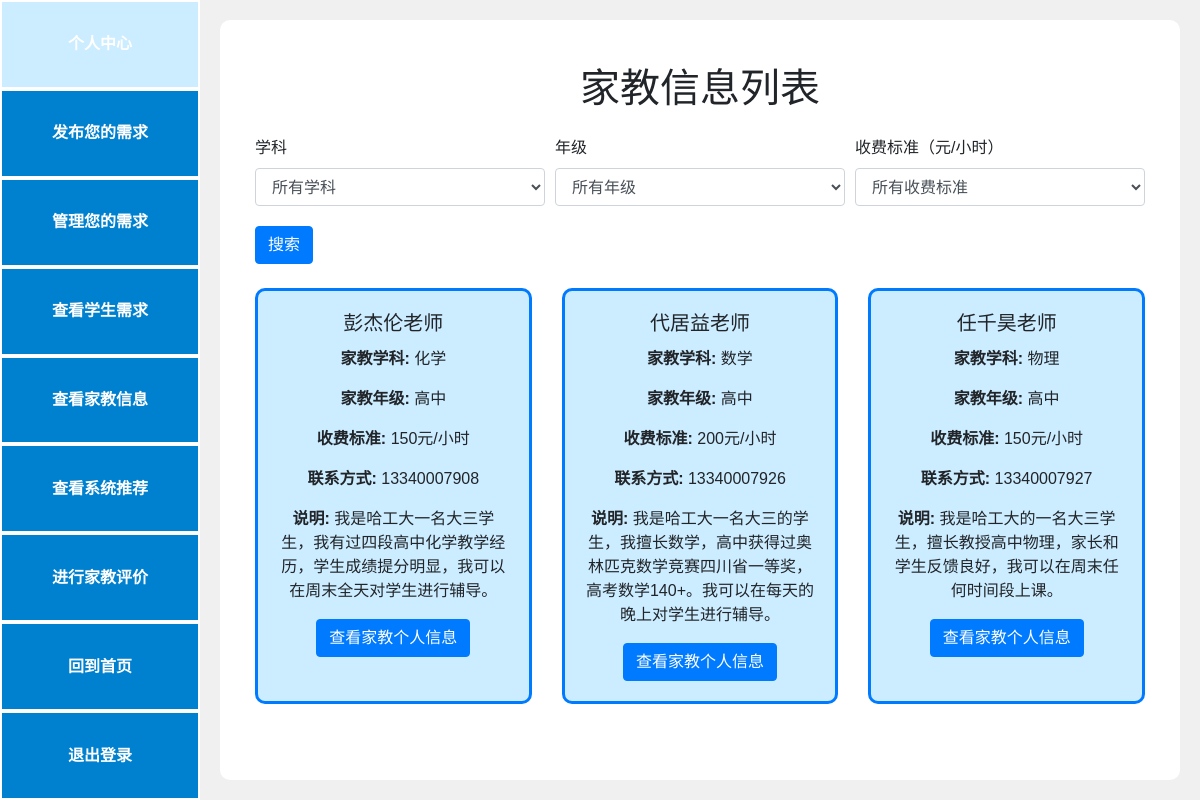
Page /tutors (signed in) on the committed database.
### models.py (models this page shows)
class TutorInfo(db.Model):
    id = db.Column(db.Integer, primary_key=True)
    user_id = db.Column(db.Integer, db.ForeignKey('user.id'), nullable=False)
    name = db.Column(db.String(80), nullable=False)
    subject = db.Column(db.String(80), nullable=False)
    grade = db.Column(db.String(80), nullable=False)
    time = db.Column(db.String(80), nullable=True)
    rate = db.Column(db.String(80), nullable=False)
    phoneNumber = db.Column(db.String(20), unique=False, nullable=False)
    information = db.Column(db.Text, unique=False, nullable=False)

### app.py (the view, shortened to what this page needs)
@app.route('/tutors')
def tutors():
    subject = request.args.get('subject')
    grade = request.args.get('grade')
    rate = request.args.get('rate')
    query = TutorInfo.query
    if subject:
        query = query.filter(TutorInfo.subject == subject)
    if grade:
        query = query.filter(TutorInfo.grade == grade)
    tutor_infos = query.all()
    return render_template('tutors.html', tutors=tutor_infos, user=g.user)

### app.py (called while the page is built)
@app.before_request
def create_tables():
    if not hasattr(g, 'first_request'):  # 保证该函数只在第一次访问时执行
        g.first_request = True
        db.create_all()  # 创建所有在模型中定义的数据库表格

@app.before_request
def before_request():
    g.user = None
    if 'user_id' in session:
        g.user = User.query.get(session['user_id'])

### templates/tutors.html (shortened to what this page needs)
{% if user.role == 'tutor' %}
    {% extends "base_tutor.html" %}
{% else %}
    {% extends "base_student.html" %}
{% endif %}
{% block content %}
<div class="container mt-4">
    <h1 class="mb-4" style="text-align: center;">家教信息列表</h1>
    <form method="GET" action="{{ url_for('tutors') }}" class="mb-4">
        <div class="form-row">
            <div class="form-group col-md-4">
                <label for="subject">学科</label>
                <select id="subject" name="subject" class="form-control">
                    <option value="">所有学科</option>
                </select>
            </div>
            <div class="form-group col-md-4">
                <label for="grade">年级</label>
                <select id="grade" name="grade" class="form-control">
                    <option value="">所有年级</option>
                </select>
            </div>
            <div class="form-group col-md-4">
                <label for="rate">收费标准（元/小时）</label>
                <select id="rate" name="rate" class="form-control">
                    <option value="">所有收费标准</option>
                </select>
            </div>
        </div>
        <button type="submit" class="btn btn-primary">搜索</button>
    </form>
    <div class="row">
        {% for tutor in tutors %}
        <div class="col-md-4 mb-4">
            <div class="card h-100">
                <div class="card-body">
                    <h5 class="card-title" style="text-align: center;">{{ tutor.name }}老师</h5>
                    <p class="card-text" style="text-align: center;"><strong>家教学科: </strong>{{ tutor.subject }}</p>
                    <p class="card-text" style="text-align: center;"><strong>家教年级: </strong>{{ tutor.grade }}</p>
                    <p class="card-text" style="text-align: center;"><strong>收费标准: </strong>{{ tutor.rate }}元/小时</p>
                    <p class="card-text" style="text-align: center;"><strong>联系方式: </strong>{{ tutor.phoneNumber }}</p>
                    <p class="card-text" style="text-align: center;"><strong>说明: </strong>{{ tutor.information }}</p>
                    <div class="text-center">
                        <a href="{{ url_for('tutor_profile', user_id=tutor.user_id) }}" class="btn btn-primary">查看家教个人信息</a>
                    </div>
                </div>
            </div>
        </div>
        {% endfor %}
    </div>
</div>
{% endblock %}

### templates/base_student.html (style rules this page uses)
body { font-family: Arial, sans-serif; display: flex; height: 100vh; margin: 0; background-color: #f0f0f0; background-attachment: fixed; }

### templates/tutors.html (style rules this page uses)
.card { background-color: #CCECFF; border: 3px solid #007BFF; border-radius: 10px; }
.form-group { margin-bottom: 20px; }

### rows in the picture
TutorInfo: name "彭杰伦", subject "化学", grade "高中", rate "150", phoneNumber "13340007908", information "我是哈工大一名大三学生，我有过四段高中化学教学经历，学生成绩提分明显，我可以在周末全天对学生进行辅导。"
TutorInfo: name "代居益", subject "数学", grade "高中", rate "200", phoneNumber "13340007926", information "我是哈工大一名大三的学生，我擅长数学，高中获得过奥林匹克数学竞赛四川省一等奖，高考数学140+。我可以在每天的晚上对学生进行辅导。"
TutorInfo: name "任千昊", subject "物理", grade "高中", rate "150", phoneNumber "13340007927", information "我是哈工大的一名大三学生，擅长教授高中物理，家长和学生反馈良好，我可以在周末任何时间段上课。"
